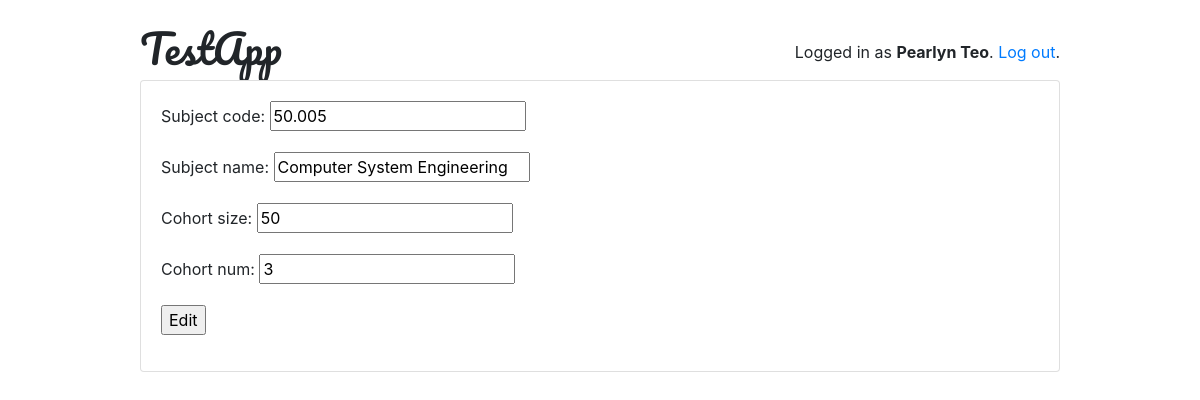
Page /professors/details/edit/1 (signed in) on the earlier database version.
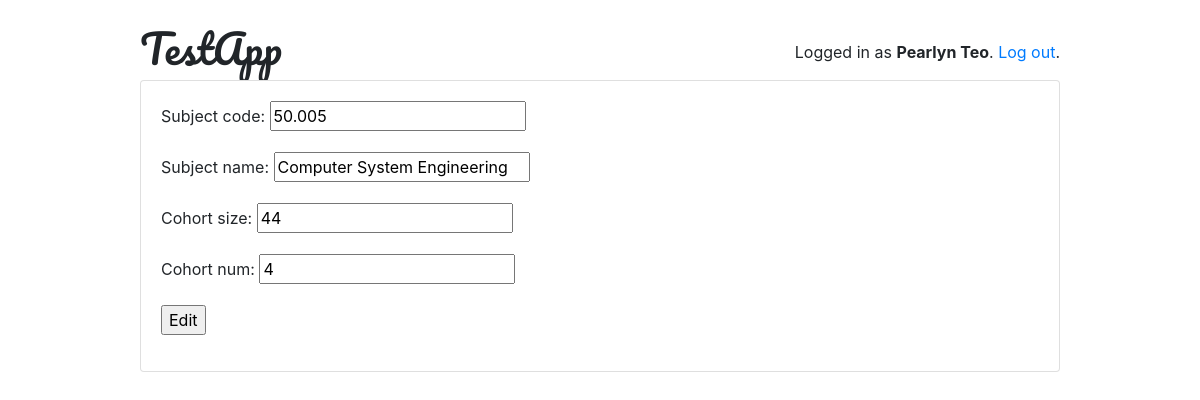
Same page on the later database version.
### loginpage/models.py (models this page shows, shortened)
class Preferences(models.Model):
    created_by = models.ForeignKey(User, on_delete=models.CASCADE, null=True, blank=True, related_name='userpref')
    first_name = models.CharField(max_length=50)
    last_name = models.CharField(max_length=50)
    user_type = models.PositiveSmallIntegerField(choices=USER_TYPE_CHOICES, default=5)
    subject_code = models.CharField(max_length=10)
    subject_name = models.CharField(max_length=50)
    cohort_size = models.PositiveSmallIntegerField()
    cohort_num = models.PositiveSmallIntegerField()

### loginpage/views/professors.py (the view, shortened to what this page needs)
# urls.py: path('details/edit/<int:pk>', professors.DetailsEditView.as_view(), name='editdetails'),
@method_decorator([login_required, professor_required], name='dispatch')
class DetailsEditView(UpdateView):
    model = Preferences
    template_name = 'coursedetails/editdetails.html'
    fields = ['subject_code', 'subject_name', 'cohort_size', 'cohort_num']
    def get_queryset(self):
        return Preferences.objects.filter(created_by=self.request.user)

### templates/coursedetails/editdetails.html (shortened to what this page needs)
{% extends 'base.html' %}
{% block content %}
	<form method="POST">
		<div class="form-group">
			{{ form.as_p}}
			<input type='submit' value='Edit' />
		</div>
	</form>
{% endblock %}

Differences in the rows shown:
changed Preferences "Computer System Engineering": cohort_size "50" → "44"; cohort_num "3" → "4"
